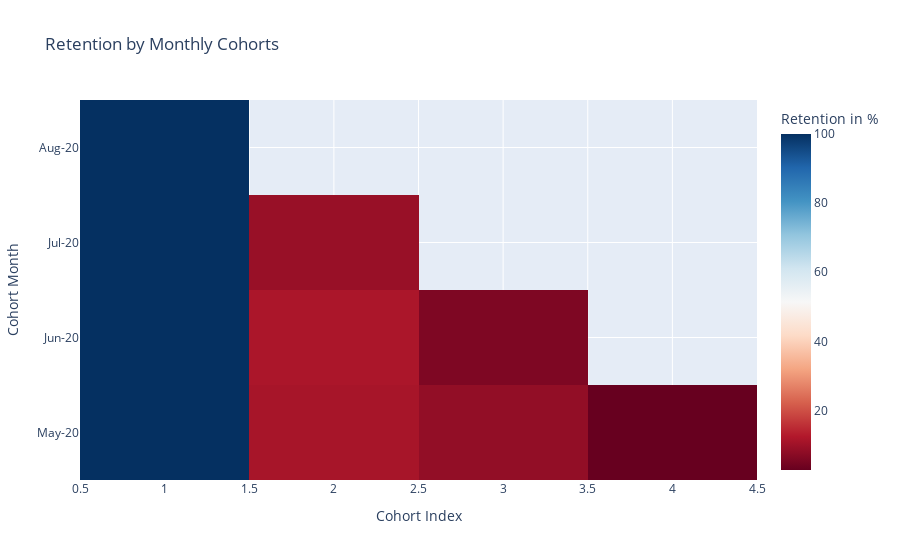

Notebook source saved alongside this figure:
### Code cell
# Create list of month names for visualization
month_list = retention.reset_index()['CohortMonth']

def get_month_name(x):
    return dt.datetime.strftime(x, '%b-%y')

month_list = month_list.apply(get_month_name)

# Create the heatmap
fig = go.Figure(data=go.Heatmap(
    z=retention.values,
    x=retention.columns,
    y=month_list,
    colorscale='RdBu',
    colorbar=dict(title='Retention in %'),
    hoverongaps=False,

))

# Update layout
fig.update_layout(
    title='Retention by Monthly Cohorts',
    xaxis_title='Cohort Index',
    yaxis_title='Cohort Month',
)

# Show the plot
fig.write_image("Output/retention_monthly.png")
fig.show()

### Figure 1 — Plotly figure (JSON) as saved in the notebook; plotly's stock layout.template omitted (floating-point values rounded to 4 significant figures)
{"data": [{"colorbar": {"title": {"text": "Retention in %"}}, "colorscale": [[0.0, "rgb(103,0,31)"], [0.1, "rgb(178,24,43)"], [0.2, "rgb(214,96,77)"], [0.3, "rgb(244,165,130)"], [0.4, "rgb(253,219,199)"], [0.5, "rgb(247,247,247)"], [0.6, "rgb(209,229,240)"], [0.7, "rgb(146,197,222)"], [0.8, "rgb(67,147,195)"], [0.9, "rgb(33,102,172)"], [1.0, "rgb(5,48,97)"]], "hoverongaps": false, "x": [1, 2, 3, 4], "y": ["May-20", "Jun-20", "Jul-20", "Aug-20"], "z": [[100.0, 11.11, 8.333, 2.778], [100.0, 11.59, 5.797, null], [100.0, 9.091, null, null], [100.0, null, null, null]], "type": "heatmap"}], "layout": {"title": {"text": "Retention by Monthly Cohorts"}, "xaxis": {"title": {"text": "Cohort Index"}}, "yaxis": {"title": {"text": "Cohort Month"}}}}
